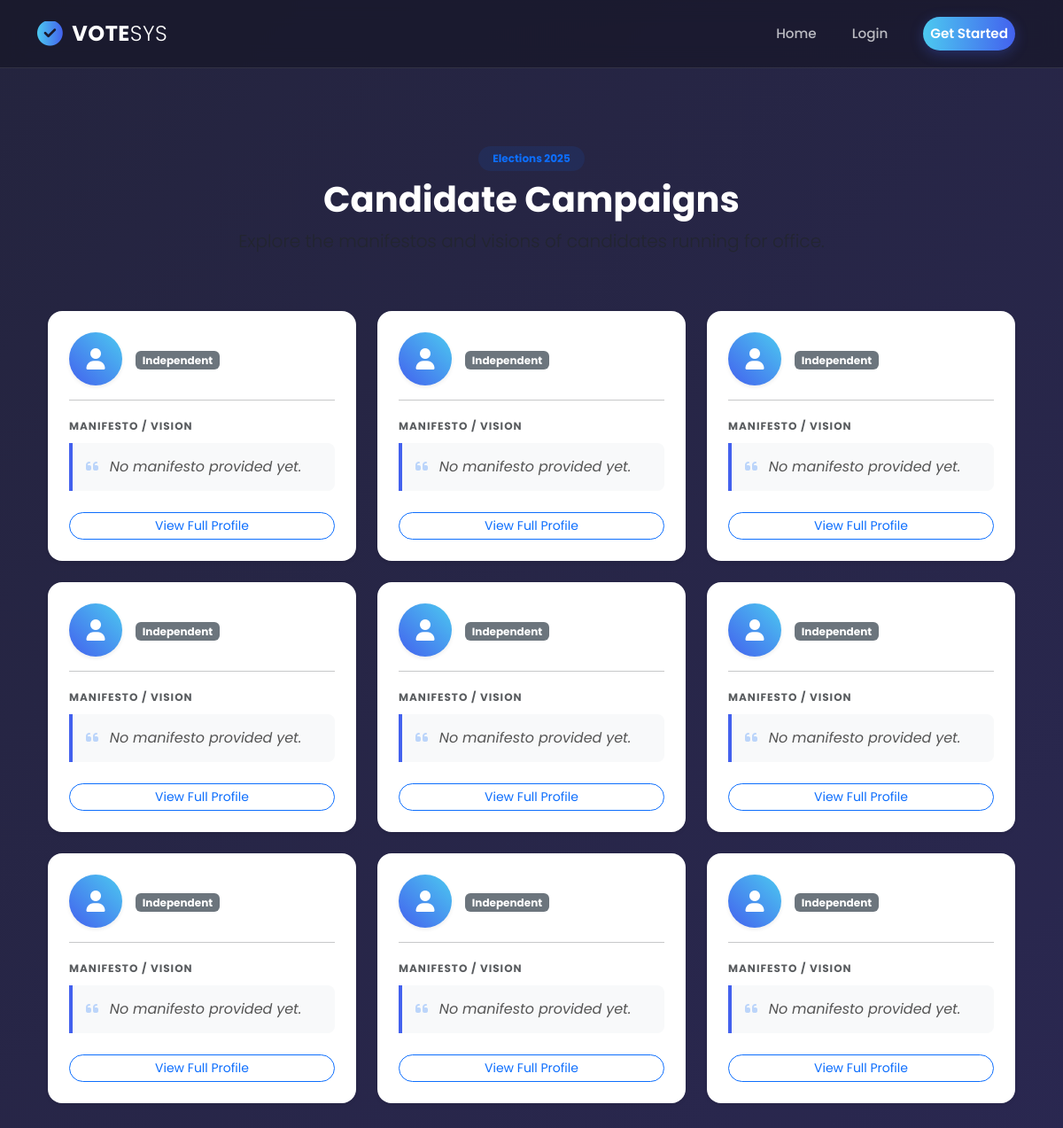
Screenshot of /users/campaigns/ with the database file from the repository.
### users/models.py (models this page shows, shortened)
class Campaign(models.Model):
    candidate = models.ForeignKey(Candidate, on_delete=models.CASCADE)
    election = models.ForeignKey(Election, on_delete=models.CASCADE)
    message = models.TextField()
    created_at = models.DateTimeField(auto_now_add=True)

### users/views.py (the view)
# urls.py: path('campaigns/', views.view_campaigns, name='view_campaigns'),
def view_campaigns(request):
    campaigns = Campaign.objects.select_related('candidate')
    return render(request, 'campaign/view_campaigns.html', {'campaigns': campaigns})

### users/templates/campaign/view_campaigns.html (shortened to what this page needs)
{% extends "base.html" %}
{% block content %}
<div class="container py-5">
    <div class="row mb-5 text-center">
        <div class="col-lg-8 mx-auto">
            <span class="badge bg-primary bg-opacity-10 text-primary px-3 py-2 rounded-pill mb-2 fw-bold">
                Elections 2025
            </span>
            <h2 class="fw-bold display-6">Candidate Campaigns</h2>
            <p class="text-muted lead">
            </p>
        </div>
    </div>
    <div class="row g-4">
        {% for c in campaigns %}
        <div class="col-md-6 col-lg-4">
            <div class="card campaign-card h-100 shadow-sm">
                <div class="card-body p-4">
                    <div class="d-flex align-items-center mb-3">
                        <div class="candidate-avatar shadow-sm">
                            <i class="fas fa-user"></i>
                        </div>
                        <div>
                            <span class="badge bg-secondary mt-1">
                                {{ c.party_name|default:"Independent" }}
                            </span>
                        </div>
                    </div>
                    <hr class="opacity-10 my-3">
                    <div class="mb-3">
                        <small class="text-uppercase text-muted fw-bold" style="font-size: 0.75rem; letter-spacing: 1px;">
                            Manifesto / Vision
                        </small>
                        <div class="manifesto-box mt-2">
                            <i class="fas fa-quote-left text-primary opacity-25 me-2"></i>
                            {{ c.manifesto|default:"No manifesto provided yet."|truncatewords:30 }}
                        </div>
                    </div>
                    <div class="mt-auto pt-2">
                        <button class="btn btn-outline-primary btn-sm w-100 rounded-pill">
                            View Full Profile
                        </button>
                    </div>
                </div>
            </div>
        </div>
        {% endfor %}
    </div>
</div>
{% endblock %}

### users/templates/base.html (style rules this page uses)
:root { --primary-grad: linear-gradient(90deg, #4cc9f0, #4361ee); --glass-bg: rgba(20, 20, 35, 0.6); --glass-border: 1px solid rgba(255, 255, 255, 0.1); --text-color: #ffffff; --text-muted: rgba(255, 255, 255, 0.7); }
body { font-family: 'Poppins', sans-serif; background: linear-gradient(-45deg, #0f0c29, #302b63, #24243e); background-size: 400% 400%; animation: gradientBG 15s ease infinite; min-height: 100vh; color: var(--text-color); display: flex; flex-direction: column; }

### users/templates/campaign/view_campaigns.html (style rules this page uses)
.campaign-card { transition: transform 0.3s ease, box-shadow 0.3s ease; border: none; border-radius: 16px; overflow: hidden; }
.candidate-avatar { width: 60px; height: 60px; background: linear-gradient(45deg, #4361ee, #4cc9f0); color: white; border-radius: 50%; display: flex; align-items: center; justify-content: center; font-size: 24px; font-weight: bold; margin-right: 15px; }
.manifesto-box { background-color: #f8f9fa; border-left: 4px solid #4361ee; padding: 15px; border-radius: 0 8px 8px 0; font-style: italic; color: #555; }

### rows the page displays
Campaign: party_name "Independent", manifesto "No manifesto provided yet."
Campaign: party_name "Independent", manifesto "No manifesto provided yet."
Campaign: party_name "Independent", manifesto "No manifesto provided yet."
Campaign: party_name "Independent", manifesto "No manifesto provided yet."
Campaign: party_name "Independent", manifesto "No manifesto provided yet."
Campaign: party_name "Independent", manifesto "No manifesto provided yet."
Campaign: party_name "Independent", manifesto "No manifesto provided yet."
Campaign: party_name "Independent", manifesto "No manifesto provided yet."
Campaign: party_name "Independent", manifesto "No manifesto provided yet."
